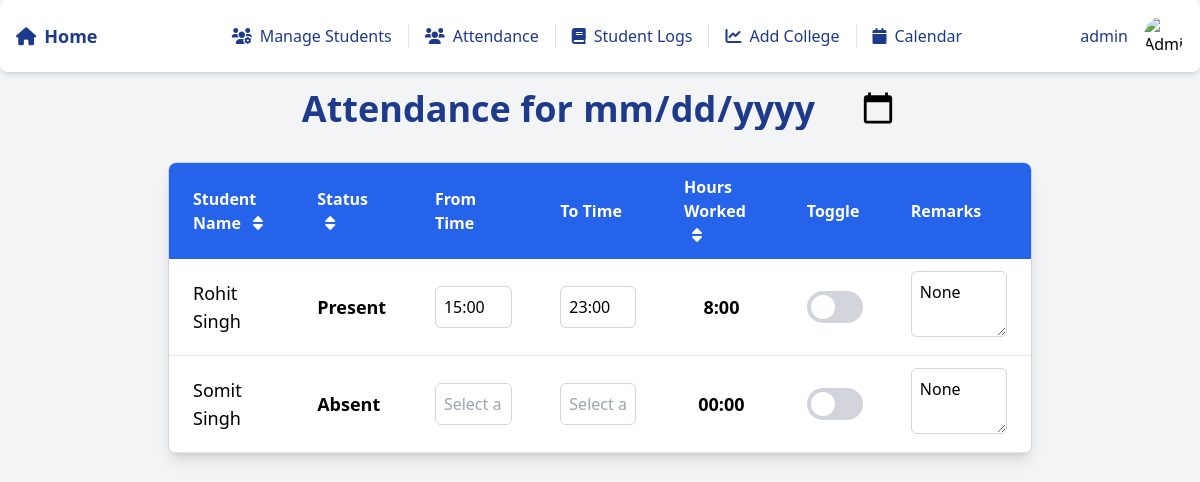
Page /attendance/ (signed in) on the committed database.
### students/models.py (models this page shows, shortened)
class StudentProfile(models.Model):
    SHIFT_CHOICES = [
        ('Weekdays', 'Weekdays'),
        ('Weekends', 'Weekends'),
    ]
    first_name = models.CharField(max_length=100)
    last_name = models.CharField(max_length=100)
    phone = models.CharField(max_length=15, default='')
    email = models.EmailField(unique=True)
    school = models.CharField(max_length=100)
    college = models.ForeignKey(College, on_delete=models.SET_NULL, null=True, blank=True)
    lchaim_training_completed = models.BooleanField(default=False)
    police_check = models.BooleanField(default=False)
    med_docs = models.BooleanField(default=False)
    hours_requested = models.IntegerField(null=True)
    hours_completed = models.PositiveIntegerField(default=0)
    shift_requested = models.CharField(max_length=10, choices=SHIFT_CHOICES)
    assigned_shift = models.ForeignKey(Shift, on_delete=models.SET_NULL, null=True, blank=True, related_name="students")
    start_date = models.DateField(null=True)
    end_date = models.DateField(null=True)
    lchaim_orientation_date = models.DateField(null=True)
    skills_book_completed = models.BooleanField(default=False)
    comments = models.TextField(blank=True, null=True)
    status = models.CharField(
        max_length=10,
        choices=[('Training', 'Training'), ('Graduated', 'Graduated')],
        default='Training'
    )

class VolunteerLog(models.Model):
    student = models.ForeignKey(StudentProfile, on_delete=models.CASCADE, related_name="volunteer_logs")
    date = models.DateField()
    shift = models.ForeignKey(Shift, on_delete=models.SET_NULL, null=True, blank=True)
    start_time = models.TimeField(null=True, blank=True)
    end_time = models.TimeField(null=True, blank=True)
    hours_worked = models.DecimalField(max_digits=5, decimal_places=2, null=True)
    status = models.CharField(max_length=10, choices=[('Present', 'Present'), ('Absent', 'Absent')], default='Absent')
    notes = models.TextField(blank=True, null=True)
    class Meta:
        ordering = ['date']

### students/views.py (the view)
    def wrap(request, *args, **kwargs):
        if not request.user.groups.filter(name='Admin').exists():
            return redirect('student_profile_list')
        return function(request, *args, **kwargs)

### students/views.py (called while the page is built)
def admin_required(function):
    def wrap(request, *args, **kwargs):
        if not request.user.groups.filter(name='Admin').exists():
            return redirect('student_profile_list')
        return function(request, *args, **kwargs)
    return wrap

### students/templates/attendance/attendance.html (shortened to what this page needs)
<!DOCTYPE html>
<html lang="en">
<head>
    <link href="https://cdn.jsdelivr.net/npm/tailwindcss@2.0.4/dist/tailwind.min.css" rel="stylesheet">
    <link rel="stylesheet" href="https://weareoutman.github.io/clockpicker/dist/jquery-clockpicker.min.css">
</head>
<body class="bg-gray-100 font-sans">
    {% include 'navbar.html' %}
    <div class="container mx-auto mt-16 px-6 lg:px-20 py-6">
        <h1 class="text-4xl font-semibold text-blue-900 mb-8 text-center">Attendance for
            <input type="date" id="attendance-date"
                class="text-4xl font-semibold text-blue-900 bg-transparent border-none focus:outline-none"
                value="{{ today|date:" Y-m-d" }}" onchange="updateDate(this)">
        </h1>
        <div class="overflow-x-auto bg-white border border-gray-300 rounded-lg shadow-lg">
            <table class="w-full table-auto" id="attendance-table">
                <thead class="bg-blue-600 text-white">
                    <tr>
                        <th class="px-6 py-3 text-left">
                            Student Name
                            <button onclick="sortTable(0)" class="ml-2 text-white">
                                <i class="fas fa-sort"></i>
                            </button>
                        </th>
                        <th class="px-6 py-3 text-left">
                            Status
                            <button onclick="sortTable(1)" class="ml-2 text-white">
                                <i class="fas fa-sort"></i>
                            </button>
                        </th>
                        <th class="px-6 py-3 text-left">From Time</th>
                        <th class="px-6 py-3 text-left">To Time</th>
                        <th class="px-6 py-3 text-left">
                            Hours Worked
                            <button onclick="sortTable(4)" class="ml-2 text-white">
                                <i class="fas fa-sort"></i>
                            </button>
                        </th>
                        <th class="px-6 py-3 text-left">Toggle</th>
                        <th class="px-6 py-3 text-left">Remarks</th>
                    </tr>
                </thead>
                <tbody>
                    {% for student_log in students %}
                    <tr class="border-b hover:bg-gray-50">
                        <td class="px-6 py-3 text-lg">{{ student_log.student.first_name }} {{ student_log.student.last_name }}</td>
                        <td class="px-6 py-3">
                            <span class="status-text text-lg font-semibold"
                                data-student-id="{{ student_log.student.id }}">
                                {{ student_log.log.status|default:'Present' }}
                            </span>
                        </td>
                        <td class="px-6 py-3">
                            <input type="text" name="time" class="from-time clockpicker w-full p-2 border border-gray-300 rounded-md"
                                data-student-id="{{ student_log.student.id }}" placeholder="Select a time"
                                value="{{ student_log.log.start_time|time:'H:i' }}" onchange="calculateAndSaveHours(this)">
                        </td>
                        <td class="px-6 py-3">
                            <input type="text" name="time" class="to-time clockpicker w-full p-2 border border-gray-300 rounded-md"
                                data-student-id="{{ student_log.student.id }}" placeholder="Select a time"
                                value="{{ student_log.log.end_time|time:'H:i' }}" onchange="calculateAndSaveHours(this)">
                        </td>
                        <td class="px-6 py-3 text-center">
                            <span class="hours-worked text-lg font-semibold"
                                data-student-id="{{ student_log.student.id }}">
                                {{ student_log.log.hours_worked|default:0 }}
                            </span>
                        </td>
                        <td class="px-6 py-3">
                            <label class="flex items-center cursor-pointer">
                                <div class="relative">
                                    <div class="block bg-gray-300 w-14 h-8 rounded-full transition-colors duration-300"></div>
                                    <div class="dot absolute left-1 top-1 bg-white w-6 h-6 rounded-full transition-transform duration-300"></div>
                                </div>
                            </label>
                        </td>
                        <td class="px-6 py-3">
                            <textarea name="notes" class="remarks-field w-full p-2 border border-gray-300 rounded-md"
                                data-student-id="{{ student_log.student.id }}"
                                oninput="saveAttendance(this)">{{ student_log.log.notes }}</textarea>
                        </td>
                    </tr>
                    {% endfor %}
                </tbody>
            </table>
        </div>
    </div>
</body>
</html>

### students/templates/navbar.html (shortened to what this page needs)
<!DOCTYPE html>
<html lang="en">
<head>
    <link href="https://cdnjs.cloudflare.com/ajax/libs/font-awesome/6.0.0-beta3/css/all.min.css" rel="stylesheet">
    <script src="https://cdn.tailwindcss.com"></script>
</head>
<body class="bg-gray-100">
<div class="fixed w-full top-0 left-0 z-20">
    <div class="bg-white shadow-md p-4 rounded-lg flex justify-between items-center">
        <div class="flex items-center space-x-4">
            <a href="/" class="text-blue-900 hover:text-blue-700 text-lg font-semibold flex items-center space-x-2 transition duration-300">
                <i class="fas fa-home"></i>
                <span>Home</span>
            </a>
        </div>
        <div class="hidden lg:flex items-center space-x-4">
            <a href="{% url 'student_profile_list' %}" class="text-blue-900 hover:text-blue-700 flex items-center space-x-2 transition duration-300 border-r pr-4">
                <i class="fas fa-users-cog"></i> <span>Manage Students</span>
            </a>
            <a href="{% url 'student_attendance' %}" class="text-blue-900 hover:text-blue-700 flex items-center space-x-2 transition duration-300 border-r pr-4">
                <i class="fas fa-users"></i> <span>Attendance</span>
            </a>
            <a href="{% url 'student_logs' %}" class="text-blue-900 hover:text-blue-700 flex items-center space-x-2 transition duration-300 border-r pr-4">
                <i class="fas fa-book"></i> <span>Student Logs</span>
            </a>
            <a href="{% url 'create_college' %}" class="text-blue-900 hover:text-blue-700 flex items-center space-x-2 transition duration-300 border-r pr-4">
                <i class="fas fa-chart-line"></i> <span>Add College</span>
            </a>
            <a href="{% url 'calendar_student_logs' %}" class="text-blue-900 hover:text-blue-700 flex items-center space-x-2 transition duration-300">
                <i class="fas fa-calendar"></i> <span>Calendar</span>
            </a>
        </div>
        <div class="hidden lg:flex items-center space-x-4">
            <span class="text-blue-900">{{ user.username }}</span>
            <div class="relative">
                {% if user.is_superuser %}
                <img src="https://imgs.search.brave.com/NC51VdJXCpWmrErvqbLS_f4HHRojgDZTWB6Bi_doPWA/rs:fit:860:0:0:0/g:ce/aHR0cHM6Ly9pbWcu/ZnJlZXBpay5jb20v/ZnJlZS1waG90by9w/b3J0cmFpdC1zZW5p/b3ItZmVtYWxlLXBy/b2Zlc3Nvci1lZHVj/YXRpb24tZGF5XzIz/LTIxNTA5ODAwODgu/anBnP3NlbXQ9YWlz/X2h5YnJpZA" alt="Admin Avatar" class="w-10 h-10 rounded-full cursor-pointer">
                {% else %}
                <img src="https://imgs.search.brave.com/4dZymj9_G3yyq_rtQBB3436cJcDYW3nWByX4-l_re3s/rs:fit:500:0:0:0/g:ce/aHR0cHM6Ly9pLnBp/bmltZy5jb20vb3Jp/Z2luYWxzL2FmL2Y5/LzVkL2FmZjk1ZGMx/MjVhMzg1ZDBkNmM1/YzVlNDdiNjliMzdh/LmpwZw" alt="School Avatar" class="w-10 h-10 rounded-full cursor-pointer">
                {% endif %}
            </div>
        </div>
    </div>
</div>
</body>
</html>

### rows in the picture
StudentProfile: student.first_name "Rohit", student.last_name "Singh", log.status "Present", time "15:00", time "23:00", log.hours_worked "8:00", notes "None"
StudentProfile: student.first_name "Somit", student.last_name "Singh", log.status "Absent", log.hours_worked "00:00", notes "None"

### other values in the picture
{{ user.username }} "admin"
